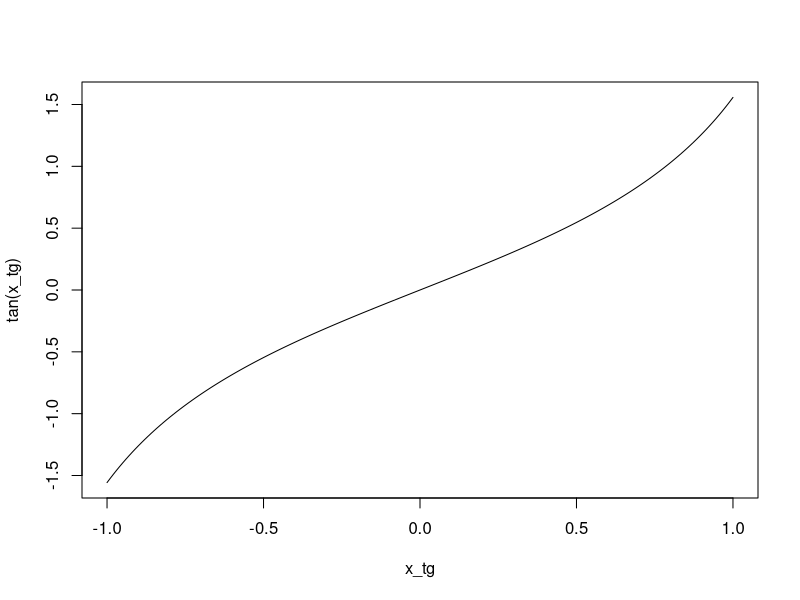
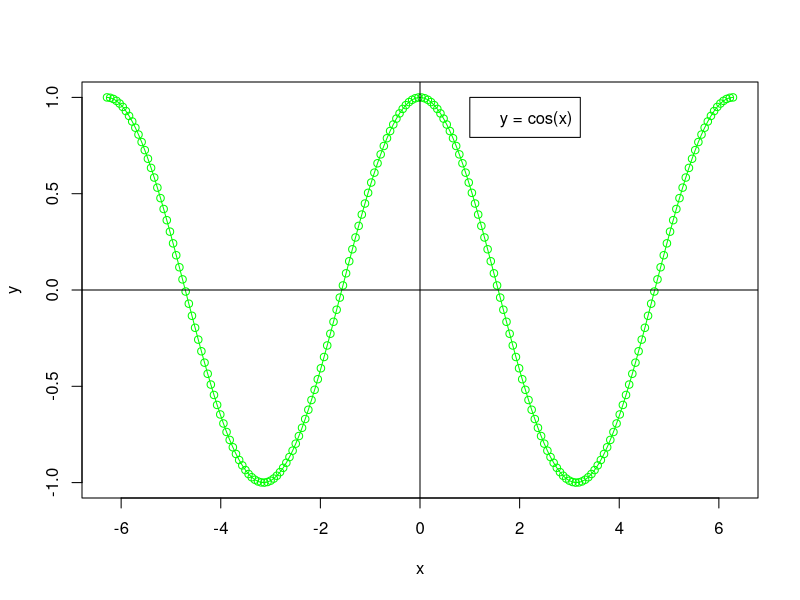

Write R code to recreate these figures, in order.
x_tg <- seq(-1, 1, len=200)
plot(x_tg, tan(x_tg), type="l")

pdf("sem1-statistics/prac/cos_no_save.pdf")
x_cos <- seq(-2 * pi, 2 * pi, len=200)
plot(x_cos, cos(x_cos), type="o", xlab="x", ylab="y", col="green")
abline(h=0)
abline(v=0)
legend(1,1, "y = cos(x)")
dev.off()